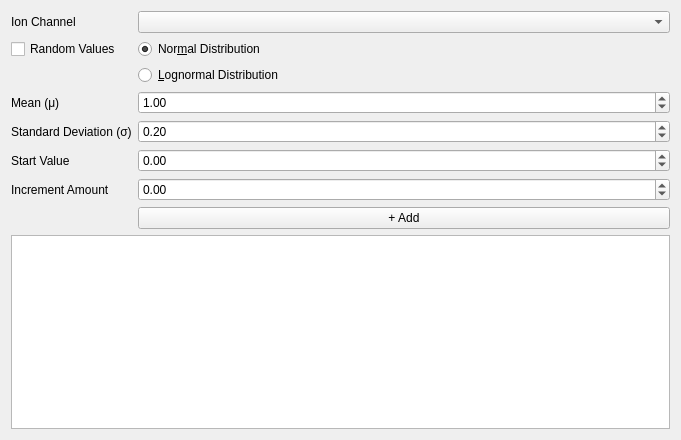
<?xml version="1.0" encoding="UTF-8"?>
<ui version="4.0">
 <class>PvarsMenu</class>
 <widget class="QWidget" name="PvarsMenu">
  <property name="geometry">
   <rect>
    <x>0</x>
    <y>0</y>
    <width>681</width>
    <height>440</height>
   </rect>
  </property>
  <property name="windowTitle">
   <string>Form</string>
  </property>
  <layout class="QVBoxLayout" name="mainLayout">
   <item>
    <layout class="QFormLayout" name="formLayout">
     <item row="2" column="0">
      <widget class="QLabel" name="ionChannelTypeLabel">
       <property name="text">
        <string>Ion Channel</string>
       </property>
      </widget>
     </item>
     <item row="2" column="1">
      <widget class="QComboBox" name="ionChannelType"/>
     </item>
     <item row="5" column="0">
      <widget class="QCheckBox" name="randomize">
       <property name="text">
        <string>Random Values</string>
       </property>
      </widget>
     </item>
     <item row="5" column="1">
      <widget class="QRadioButton" name="normalDist">
       <property name="visible">
        <bool>false</bool>
       </property>
       <property name="text">
        <string>Nor&amp;mal Distribution</string>
       </property>
       <property name="checked">
        <bool>true</bool>
       </property>
      </widget>
     </item>
     <item row="6" column="1">
      <widget class="QRadioButton" name="lognormalDist">
       <property name="visible">
        <bool>false</bool>
       </property>
       <property name="text">
        <string>&amp;Lognormal Distribution</string>
       </property>
      </widget>
     </item>
     <item row="8" column="0">
      <widget class="QLabel" name="meanLabel">
       <property name="visible">
        <bool>false</bool>
       </property>
       <property name="text">
        <string>Mean (μ)</string>
       </property>
      </widget>
     </item>
     <item row="8" column="1">
      <widget class="QDoubleSpinBox" name="mean">
       <property name="visible">
        <bool>false</bool>
       </property>
       <property name="minimum">
        <double>-10.000000000000000</double>
       </property>
       <property name="maximum">
        <double>10.000000000000000</double>
       </property>
       <property name="value">
        <double>1.000000000000000</double>
       </property>
      </widget>
     </item>
     <item row="9" column="0">
      <widget class="QLabel" name="stdDevLabel">
       <property name="visible">
        <bool>false</bool>
       </property>
       <property name="text">
        <string>Standard Deviation (σ)</string>
       </property>
      </widget>
     </item>
     <item row="9" column="1">
      <widget class="QDoubleSpinBox" name="stdDev">
       <property name="visible">
        <bool>false</bool>
       </property>
       <property name="minimum">
        <double>-10.000000000000000</double>
       </property>
       <property name="maximum">
        <double>10.000000000000000</double>
       </property>
       <property name="value">
        <double>0.200000000000000</double>
       </property>
      </widget>
     </item>
     <item row="10" column="0">
      <widget class="QLabel" name="startValLabel">
       <property name="text">
        <string>Start Value</string>
       </property>
      </widget>
     </item>
     <item row="10" column="1">
      <widget class="QDoubleSpinBox" name="startVal">
       <property name="minimum">
        <double>-10.000000000000000</double>
       </property>
       <property name="maximum">
        <double>10.000000000000000</double>
       </property>
      </widget>
     </item>
     <item row="13" column="0">
      <widget class="QLabel" name="incAmtLabel">
       <property name="text">
        <string>Increment Amount</string>
       </property>
      </widget>
     </item>
     <item row="13" column="1">
      <widget class="QDoubleSpinBox" name="incAmt">
       <property name="minimum">
        <double>-10.000000000000000</double>
       </property>
       <property name="maximum">
        <double>10.000000000000000</double>
       </property>
      </widget>
     </item>
     <item row="14" column="1">
      <widget class="QPushButton" name="addButton">
       <property name="text">
        <string>+ Add</string>
       </property>
      </widget>
     </item>
    </layout>
   </item>
   <item>
    <widget class="QListWidget" name="listWidget">
     <property name="contextMenuPolicy">
      <enum>Qt::ActionsContextMenu</enum>
     </property>
    </widget>
   </item>
  </layout>
  <action name="actionDelete">
   <property name="text">
    <string>Delete</string>
   </property>
  </action>
  <action name="actionShow_Cells">
   <property name="text">
    <string>Show Cells</string>
   </property>
  </action>
 </widget>
 <resources/>
 <connections/>
</ui>
